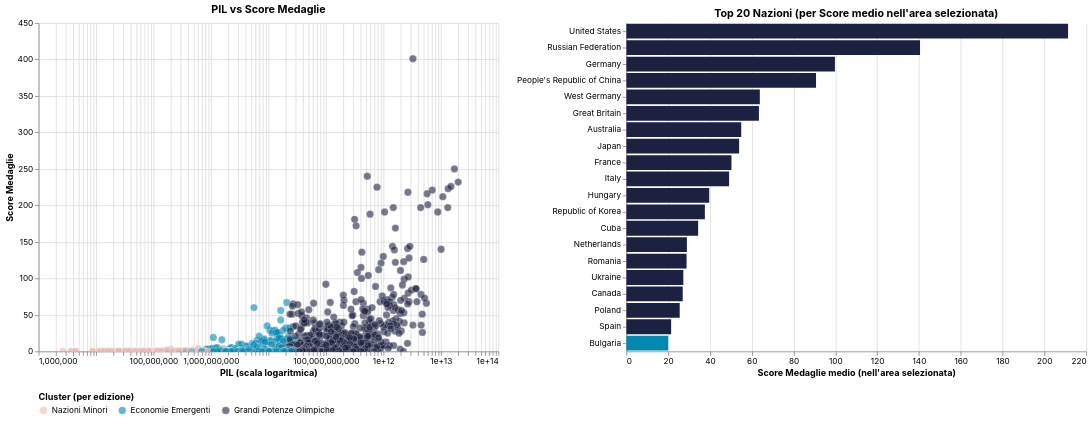

Specify this chart in Vega-Lite:
### Vega-Lite specification from a JSON file in a GitHub repository (floating-point values rounded to 4 significant figures; data arrays with more than 128 entries replaced by an {"elided": "..."} marker saying what was removed)
{"config": {"background": "transparent", "view": {"stroke": "transparent"}, "title": {"font": "Inter"}, "axis": {"labelFont": "Inter", "titleFont": "Inter"}, "legend": {"labelFont": "Inter", "titleFont": "Inter"}, "header": {"labelFont": "Inter", "titleFont": "Inter"}, "text": {"font": "Inter"}, "range": {"category": ["#1b2140", "#ff8009", "#9a0641", "#ffe34a", "#e7b6af", "#0088b0", "#e03830"], "ramp": ["#e7b6af", "#1b2140"], "heatmap": ["#e7b6af", "#1b2140"]}}, "hconcat": [{"data": {"name": "data-2de0896775f4ed2f3a5f5ab3bac8eacc"}, "mark": {"type": "circle", "opacity": 0.6, "size": 80, "stroke": "white", "strokeWidth": 0.5}, "encoding": {"color": {"condition": {"param": "param_4", "field": "Cluster_Label", "type": "nominal", "scale": {"domain": ["Nazioni Minori", "Economie Emergenti", "Grandi Potenze Olimpiche"], "range": ["#e7b6af", "#0088b0", "#1b2140"]}, "legend": {"columns": 3, "orient": "bottom", "title": "Cluster (per edizione)"}}, "value": "lightgray"}, "tooltip": [{"field": "Nazione", "title": "Nazione", "type": "nominal"}, {"field": "Anno", "title": "Anno", "type": "ordinal"}, {"field": "Score_Medaglie", "format": ".1f", "title": "Score Medaglie", "type": "quantitative"}, {"field": "PIL_Assoluto_USD", "format": ",.0f", "title": "PIL Assoluto (USD)", "type": "quantitative"}], "x": {"field": "PIL_Assoluto_USD", "scale": {"type": "log"}, "title": "PIL (scala logaritmica)", "type": "quantitative"}, "y": {"field": "Score_Medaglie", "title": "Score Medaglie", "type": "quantitative"}}, "height": 400, "name": "view_6", "title": "PIL vs Score Medaglie", "width": 560}, {"data": {"name": "data-99874d53592fbe9401a949b50f235819"}, "mark": {"type": "bar"}, "encoding": {"color": {"field": "Cluster_Prevalente", "legend": null, "scale": {"domain": ["Nazioni Minori", "Economie Emergenti", "Grandi Potenze Olimpiche"], "range": ["#e7b6af", "#0088b0", "#1b2140"]}, "type": "nominal"}, "tooltip": [{"field": "Nazione", "title": "Nazione", "type": "nominal"}, {"field": "Score_Medaglie", "format": ".1f", "title": "Score medio (selezione)", "type": "quantitative"}, {"field": "Cluster_Prevalente", "title": "Cluster prevalente", "type": "nominal"}, {"field": "n_edizioni_totale", "title": "N. edizioni totali (storico)", "type": "quantitative"}, {"field": "Dettaglio_Edizioni", "title": "Medaglie per edizione (storico completo)", "type": "nominal"}], "x": {"field": "Score_Medaglie", "title": "Score Medaglie medio (nell'area selezionata)", "type": "quantitative"}, "y": {"field": "Nazione", "sort": {"field": "Score_Medaglie", "op": "mean", "order": "descending"}, "title": null, "type": "nominal"}}, "height": 400, "title": "Top 20 Nazioni (per Score medio nell'area selezionata)", "transform": [{"filter": {"param": "param_4"}}, {"filter": "(datum.n_edizioni_totale >= 3)"}, {"aggregate": [{"op": "mean", "field": "Score_Medaglie", "as": "Score_Medaglie"}], "groupby": ["Nazione", "Cluster_Prevalente", "n_edizioni_totale", "Dettaglio_Edizioni"]}, {"window": [{"op": "rank", "field": "", "as": "rank"}], "sort": [{"field": "Score_Medaglie", "order": "descending"}]}, {"filter": "(datum.rank <= 20)"}], "width": 560}], "params": [{"name": "param_4", "select": {"type": "interval"}, "views": ["view_6"]}, {"name": "param_5", "select": {"type": "interval", "translate": false}, "bind": "scales", "views": ["view_6"]}], "resolve": {"scale": {"color": "independent"}}, "$schema": "https://vega.github.io/schema/vega-lite/v5.20.1.json", "datasets": {"data-2de0896775f4ed2f3a5f5ab3bac8eacc": {"elided": "2619 records"}, "data-99874d53592fbe9401a949b50f235819": {"elided": "2619 records"}}}
